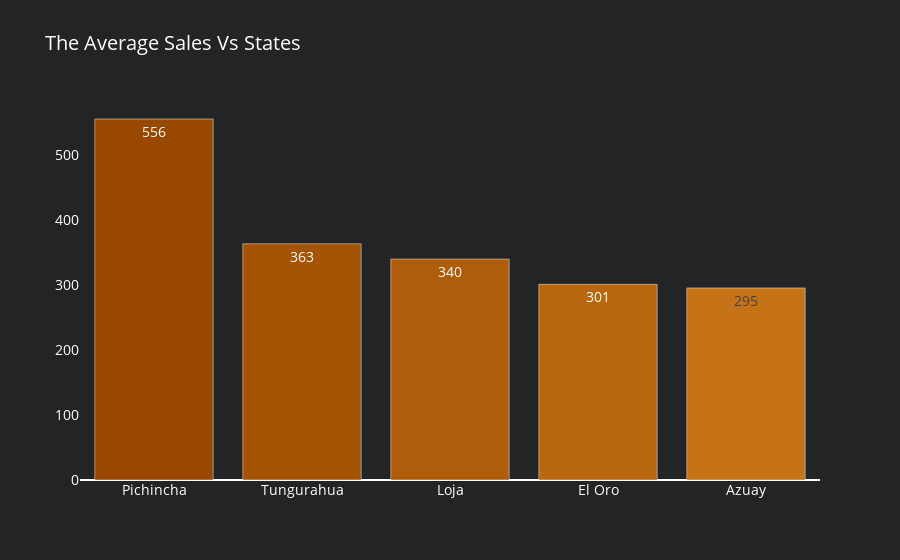

The notebook cell this image was saved under:
### Markdown cell above
### The Average Sales Vs States

### Code cell
df_state_sa = df_train1.groupby('state').agg({"sales" : "mean"}).reset_index().sort_values(by='sales', ascending=False)[:5]
df_state_sa['color'] = colors['level10']
df_state_sa['color'][:1] = colors['level1']
df_state_sa['color'][1:2] = colors['level2']
df_state_sa['color'][2:3] = colors['level3']
df_state_sa['color'][3:4] = colors['level4']
df_state_sa['color'][4:5] = colors['level5']
df_state_sa
fig5 = go.Figure(data=[go.Bar(y=df_state_sa['sales'],
                             x=df_state_sa['state'], 
                             marker=dict(color= df_state_sa['color']),
                             name='State',
                             text=df_state_sa['sales'].astype(int),
                             textposition='auto',
                             hoverinfo='text',
                             hovertext=
                            '<b>State</b>:'+ df_state_sa['state'] +'<br>' +
                            '<b>Sales</b>:'+ df_state_sa['sales'].astype(int).astype(str) +'<br>' ,
                            # hovertemplate='Family: %{y}'+'<br>Sales: $%{x:.0f}'
                            )])
fig5.update_layout(title_text='The Average Sales Vs States',paper_bgcolor=colors['background'],plot_bgcolor=colors['background'],
                font=dict(
                size=14,
                color='white'))

fig5.update_yaxes(showgrid=False, categoryorder='total ascending')

### Figure 1 — Plotly figure (JSON) as saved in the notebook; plotly's stock layout.template omitted (floating-point values rounded to 4 significant figures)
{"data": [{"hoverinfo": "text", "hovertext": ["<b>State</b>:Pichincha<br><b>Sales</b>:556<br>", "<b>State</b>:Tungurahua<br><b>Sales</b>:363<br>", "<b>State</b>:Loja<br><b>Sales</b>:340<br>", "<b>State</b>:El Oro<br><b>Sales</b>:301<br>", "<b>State</b>:Azuay<br><b>Sales</b>:295<br>"], "marker": {"color": ["#9a4800", "#a55305", "#af5d0b", "#ba6810", "#c57316"]}, "name": "State", "text": [556, 363, 340, 301, 295], "textposition": "auto", "type": "bar", "x": ["Pichincha", "Tungurahua", "Loja", "El Oro", "Azuay"], "y": [556.1, 363.8, 340.3, 301.4, 295.8]}], "layout": {"font": {"color": "white", "size": 14}, "paper_bgcolor": "#232425", "plot_bgcolor": "#232425", "title": {"text": "The Average Sales Vs States"}, "yaxis": {"categoryorder": "total ascending", "showgrid": false}}}
